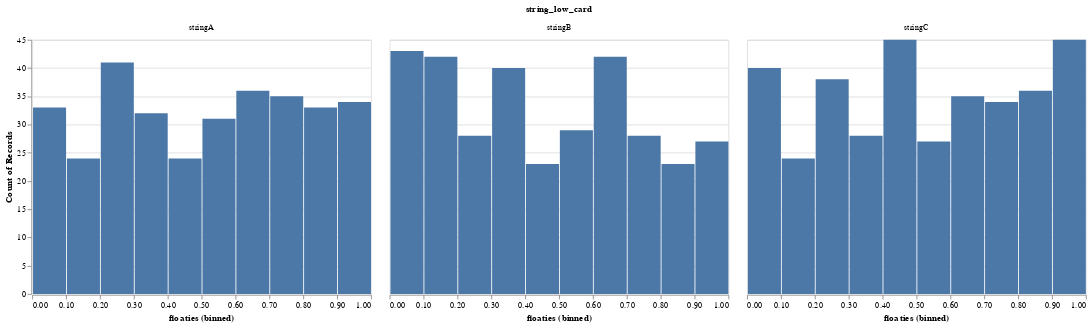
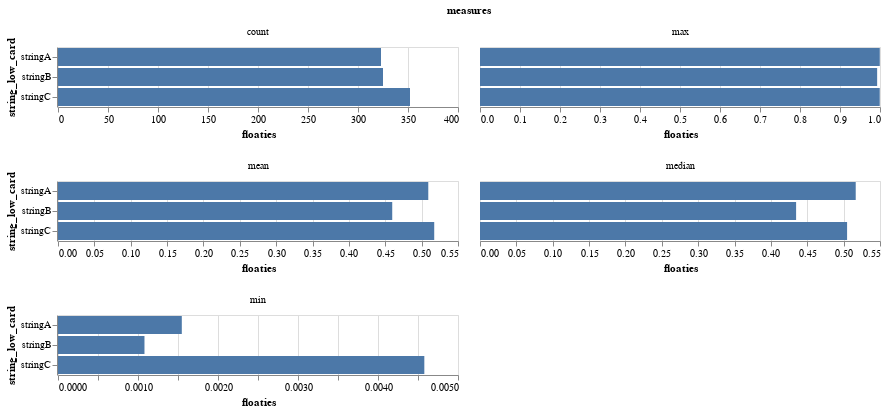

The cell these charts' notebook holds for them, in order:
### Code cell
ce.chart_me(df, 'string_low_card', 'floaties')

### Figure 1 — Vega-Lite specification as saved in the notebook (floating-point values rounded to 4 significant figures; data arrays with more than 128 entries replaced by an {"elided": "..."} marker saying what was removed)
{"config": {"view": {"continuousWidth": 400, "continuousHeight": 300}}, "data": {"name": "data-0d5d04db5cea4671fad8f8cfb2c93f6a"}, "mark": "bar", "encoding": {"facet": {"columns": 4, "field": "string_low_card", "type": "ordinal"}, "x": {"bin": true, "field": "floaties", "type": "quantitative"}, "y": {"aggregate": "count", "type": "quantitative"}}, "$schema": "https://vega.github.io/schema/vega-lite/v4.17.0.json", "datasets": {"data-0d5d04db5cea4671fad8f8cfb2c93f6a": {"elided": "1000 records"}}}

### Figure 2 — Vega-Lite specification as saved in the notebook (floating-point values rounded to 4 significant figures)
{"config": {"view": {"continuousWidth": 400, "continuousHeight": 300}}, "data": {"name": "data-f724aeb8f116e824cfe51cfe4b18db6a"}, "mark": "bar", "encoding": {"facet": {"columns": 2, "field": "measures", "type": "ordinal"}, "x": {"field": "floaties", "type": "quantitative"}, "y": {"field": "string_low_card", "type": "ordinal"}}, "resolve": {"scale": {"x": "independent"}}, "$schema": "https://vega.github.io/schema/vega-lite/v4.17.0.json", "datasets": {"data-f724aeb8f116e824cfe51cfe4b18db6a": [{"string_low_card": "stringC", "measures": "count", "floaties": 352.0}, {"string_low_card": "stringB", "measures": "count", "floaties": 325.0}, {"string_low_card": "stringA", "measures": "count", "floaties": 323.0}, {"string_low_card": "stringC", "measures": "min", "floaties": 0.004579}, {"string_low_card": "stringB", "measures": "min", "floaties": 0.001081}, {"string_low_card": "stringA", "measures": "min", "floaties": 0.001548}, {"string_low_card": "stringC", "measures": "max", "floaties": 0.9993}, {"string_low_card": "stringB", "measures": "max", "floaties": 0.9929}, {"string_low_card": "stringA", "measures": "max", "floaties": 0.9994}, {"string_low_card": "stringC", "measures": "mean", "floaties": 0.5173}, {"string_low_card": "stringB", "measures": "mean", "floaties": 0.4596}, {"string_low_card": "stringA", "measures": "mean", "floaties": 0.5091}, {"string_low_card": "stringC", "measures": "median", "floaties": 0.5047}, {"string_low_card": "stringB", "measures": "median", "floaties": 0.4346}, {"string_low_card": "stringA", "measures": "median", "floaties": 0.5166}]}}
